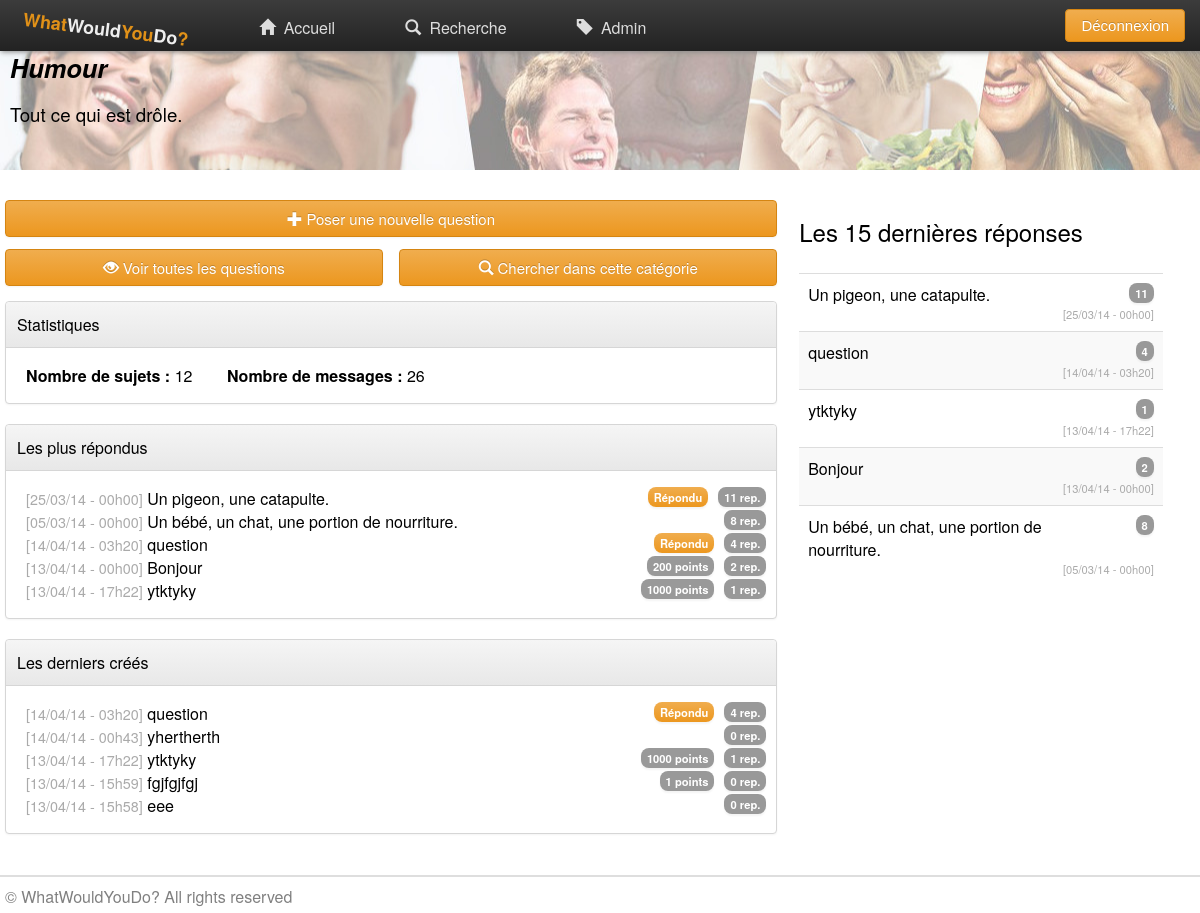
/?/category/1 (signed in), run on the app's committed database.
### tables this page shows
CREATE TABLE IF NOT EXISTS `category` (
  `id` int(11) NOT NULL AUTO_INCREMENT,
  `name` varchar(50) NOT NULL,
  `description` text NOT NULL,
  PRIMARY KEY (`id`)
);

CREATE TABLE IF NOT EXISTS `topic` (
  `id` int(11) NOT NULL AUTO_INCREMENT,
  `title` varchar(100) NOT NULL,
  `content` text NOT NULL,
  `date` datetime NOT NULL,
  `user_id` int(11) NOT NULL,
  `category_id` int(11) NOT NULL,
  `answered` tinyint(1) NOT NULL DEFAULT '0',
  `pot_point` int(11) NOT NULL,
  `pot_euro` int(11) NOT NULL,
  PRIMARY KEY (`id`),
  KEY `user_id` (`user_id`,`category_id`),
  KEY `category_id` (`category_id`)
);

### index.php (called while the page is built, shortened)
<?php
	include("php/utils.php");
	include("php/_header.php");
	include(get_page_to_load($_SERVER['QUERY_STRING']));
	include("php/_footer.php");
?>

### php/utils.php (called while the page is built, shortened)
<?php
	function is_co() {
		return isset($_SESSION["user"]);
	}
?>

### php/category.php (the view, shortened to what this page needs)
<?php
if(isset($_GET["data"][0])){
	$id_cat = $_GET["data"][0];
	$bdd = BBD_connect();
	$query = $bdd->prepare("SELECT category.id as _id, category.name as name, category.description as description, COUNT(topic.id) as nb_topic,
								(SELECT COUNT(post.id) FROM category
								 LEFT JOIN topic ON topic.category_id = category.id
								 LEFT JOIN post ON post.topic_id = topic.id
								 WHERE category.id = _id) as nb_post
							FROM category
							LEFT JOIN topic ON topic.category_id = category.id
							WHERE category.id = ?
							GROUP BY category.id");
	$query->execute(array($_GET["data"][0]));
	if($data = $query->fetch()) {
		$cat = $data;
	} else
		header("Location: ?/");
} else
	header("Location: ?/");
?>
<div id="indexTile" <?php if(file_exists('img/cat-'.$cat['_id'].'.jpg')) { echo 'style="background: url(\'img/cat-'.$cat['_id'].'.jpg\') no-repeat center; background-size: 100%;"'; } ?> >
	<section >
		<p><b><i><?php echo $cat['name']; ?></i></b></p>
		<p><?php echo $cat['description']; ?></p>
	</section>
</div>
<section>
	<section style="width: 66.6%; float : left;">
     	    <div class="content-elem fresh">
     	    	<?php if(is_co()) { ?>
      	    	<?php if($_SESSION['user']['banned']) { ?>
      	    	<div class="btn btn-disabled" style="margin: 5px;"><span class="icon warning-sign" ></span>Les utilisateurs bannis ne peuvent pas poster de nouvelles réponses</div>
      	    	<?php } else { ?>
	      	    <div class="btn new-cat" style="margin: 5px;"><span class="icon plus" ></span>Poser une nouvelle question</div>
	      	    <?php } ?>
      	    <?php } else { ?>
      	    <div class="connection-show btn btn-disabled" style="margin: 5px;"><span class="icon warning-sign" ></span>Connectez vous pour pouvoir poser une question</div>
      	    <?php } ?>
      	    <div style="margin: 5px; margin-top: 12px; box-sizing: border-box;">
      	    	<div class="btn show-cat" style="width: 49%; float: left; box-sizing: border-box"><span class="icon eye" ></span>Voir toutes les questions</div>
      	    	<a href="?/search/<?php echo $id_cat; ?>"><div class="btn" style="width: 49%; float: right; box-sizing: border-box"><span class="icon search" ></span>Chercher dans cette catégorie</div></a>
      	    </div>
     	    </div>
     	    <div id="cat-stat" style="width:100%; ">
      	    <div class="content-elem fresh">
				<div class="content-bordered">
					<div class="content-bordered-title">
						<h4 class="panel-title">Statistiques</h4>
					</div>
					<p>
						<b class="content-bordered-item">Nombre de sujets : </b><?php echo $cat['nb_topic']; ?>
						<b class="content-bordered-item">Nombre de messages : </b><?php echo $cat['nb_post']; ?>
					</p>
				</div>
			</div>
			<div class="content-elem fresh">
				<div class="content-bordered">
					<div class="content-bordered-title">
						<h4 class="panel-title">Les plus répondus</h4>
					</div>
					<ul class="list-unstyled">
					<?php
						$query = $bdd->prepare("SELECT topic.id AS id, topic.title AS title, DATE_FORMAT(topic.date, '%d/%m/%y - %Hh%i') AS date_, topic.pot_point as points, COUNT(post.id) AS nb_post, topic.answered AS answered
												FROM category
												RIGHT JOIN topic ON topic.category_id = category.id
												LEFT JOIN post ON post.topic_id = topic.id
											    WHERE category.id = ?
												GROUP BY topic.id
												ORDER BY nb_post DESC
												LIMIT 0,5");
						$query->execute(array($id_cat));
						while($data = $query->fetch()){ ?>
						<li>
								<span class="date">[<?php echo $data['date_']; ?>]</span>
								<a href="?/post/<?php echo $data['id']; ?>">
									<?php echo $data['title']; ?>
									<span class="badge" style="float: right; margin-right: 10px;"><?php echo $data['nb_post']; ?> rep.</span>
									<?php if($data['points'] > 0 AND !$data['answered']) { ?>
									<span class="badge" style="float: right; margin-right: 10px;"><?php echo $data['points']; ?> points</span>
									<?php } else if ($data['answered']) {  ?>
									<span class="badge-premium" style="float: right; margin-right: 10px;">Répondu</span>
									<?php } ?>
								</a>
						</li>
					<?php } ?>
					</ul>
				</div>
			</div>
			<div class="content-elem fresh">
				<div class="content-bordered">
					<div class="content-bordered-title">
						<h4 class="panel-title">Les derniers créés</h4>
					</div>
					<ul class="list-unstyled">
					<?php
						$query = $bdd->prepare("SELECT topic.id AS id, topic.title AS title, DATE_FORMAT(topic.date, '%d/%m/%y - %Hh%i') AS date_, topic.pot_point as points, COUNT(post.id) AS nb_post, topic.answered AS answered
												FROM category
												RIGHT JOIN topic ON topic.category_id = category.id
												LEFT JOIN post ON post.topic_id = topic.id
											    WHERE category.id = ?
												GROUP BY topic.id
												ORDER BY topic.date DESC
												LIMIT 0,5");
						$query->execute(array($id_cat));
						while($data = $query->fetch()){ ?>
						<li>
								<span class="date">[<?php echo $data['date_']; ?>]</span>
								<a href="?/post/<?php echo $data['id']; ?>">
									<?php echo $data['title']; ?>
									<span class="badge" style="float: right; margin-right: 10px;"><?php echo $data['nb_post']; ?> rep.</span>
									<?php if($data['points'] > 0 AND !$data['answered']) { ?>
									<span class="badge" style="float: right; margin-right: 10px;"><?php echo $data['points']; ?> points</span>
									<?php } else if ($data['answered']) {  ?>
									<span class="badge-premium" style="float: right; margin-right: 10px;">Répondu</span>
									<?php } ?>
								</a>
						</li>
					<?php } ?>
					</ul>
				</div>
			</div>
		</div>
	</section>
	<section style="width: 30.3%; float: left;">
		<?php include("_last_post_view.php"); ?>
	</section>
</section>

### css/style.css (style rules this page uses)
html { font-family: 'Helvetica Neue', Helvetica, Arial, sans-serif; background-color: white; }
body { margin: 0; padding-top: 50px; padding-bottom: 20px; min-width: 650px; }
a { color: inherit; text-decoration: none; transition: color .3s linear; }
.content-bordered { border: 1px #D6D6D6 solid; border-radius: 4px; margin: 5px; box-shadow: rgba(0, 0, 0, 0.0470588) 0px 1px 2px 0px; background-color: white; }
.content-bordered .content-bordered-title { background-image: linear-gradient(rgb(245, 245, 245) 0px, rgb(232, 232, 232) 100%); border-bottom: 1px #D6D6D6 solid; border-radius: 4px 4px 0 0; padding: 6px; }
.content-bordered .content-bordered-title .panel-title { margin: 5px; font-weight: normal; }
.content-bordered p, .content-bordered div.p { padding-left: 20px; padding-right: 20px; }
.content-bordered-item + .content-bordered-item { margin-left: 30px; }
.badge { background-color: rgb(153, 153, 153); box-shadow: rgba(0, 0, 0, 0.0470588) 0px 2px 2px 0px; color: white; font-weight: bold; border-radius: 8px; font-size: 70%; padding: 2px; padding-left: 6px; padding-right: 6px; white-space: nowrap; }
.badge-premium { background-image: linear-gradient(rgb(240, 173, 78) 0px, rgb(236, 151, 31) 100%); box-shadow: rgba(0, 0, 0, 0.0470588) 0px 2px 2px 0px; color: white; font-weight: bold; border-radius: 8px; font-size: 70%; padding: 2px; padding-left: 6px; padding-right: 6px; white-space: nowrap; }
.badge + .badge { margin-left: 10px; margin-right: 10px; }
.list-unstyled { list-style-type: none; margin-left: -20px; }
.icon:before { position: relative; top: 1px; display: inline-block; font-family: 'Glyphicons Halflings'; -webkit-font-smoothing: antialiased; font-style: normal; font-weight: normal; line-height: 1; margin-right: 4px; }
.plus:before { content: "\2b"; }
.search:before { content: "\e003"; }
.eye:before { content: "\e105"; }
.btn { box-shadow: rgba(0, 0, 0, 0.0470588) 0px 1px 2px 0px; background-image: linear-gradient(rgb(240, 173, 78) 0px, rgb(236, 151, 31) 100%); border: 1px rgb(213, 133, 18) solid; border-radius: 4px; padding: 7px; padding-left: 12px; padding-right: 12px; color: white; font-size: 15px; text-shadow: rgba(0, 0, 0, 0.2) 0px -1px 0px; display: block; text-align: center; }
section, footer { max-width: 1200px; margin: auto; padding-right: 0px; }
#indexTile { width: 100%; height: 150px; background-color: #DEDEDE; margin-top: -30px; margin-bottom: 20px; }
#indexTile p { padding: 30px; padding-left: 10px; }
#indexTile p:first-child { font-size : 19pt; }
#indexTile p:nth-child(2) { margin-top: -70px; font-size : 14pt; }
.content-elem { padding: 5px; padding-left: 0px; padding-right: 0px; }
.fresh { width: 97.9%; float: left; }
.date { color: #AAA; font-size: 90%; }

### data on the page
category: name "Humour", description "Tout ce qui est drôle."
topic: date_ "25/03/14 - 00h00", title "Un pigeon, une catapulte.", nb_post "11", pot_point "Répondu"
topic: date_ "05/03/14 - 00h00", title "Un bébé, un chat, une portion de nourriture.", nb_post "8"
topic: date_ "14/04/14 - 03h20", title "question", nb_post "4", pot_point "Répondu"
topic: date_ "13/04/14 - 00h00", title "Bonjour", nb_post "2", pot_point "200"
topic: date_ "13/04/14 - 17h22", title "ytktyky", nb_post "1", pot_point "1000"
topic: date_ "14/04/14 - 00h43", title "yhertherth", nb_post "0"
topic: date_ "13/04/14 - 15h59", title "fgjfgjfgj", nb_post "0", pot_point "1"
topic: date_ "13/04/14 - 15h58", title "eee", nb_post "0"

### other printed values
$cat['nb_topic'] "12"
$cat['nb_post'] "26"
$data['title'] "Un pigeon, une catapulte."
$data['nb_post'] "11"
$data['date'] "25/03/14 - 00h00"
$data['title'] "question"
$data['nb_post'] "4"
$data['date'] "14/04/14 - 03h20"
$data['title'] "ytktyky"
$data['nb_post'] "1"
$data['date'] "13/04/14 - 17h22"
$data['title'] "Bonjour"
$data['nb_post'] "2"
$data['date'] "13/04/14 - 00h00"
$data['title'] "Un bébé, un chat, une portion de nourriture."
